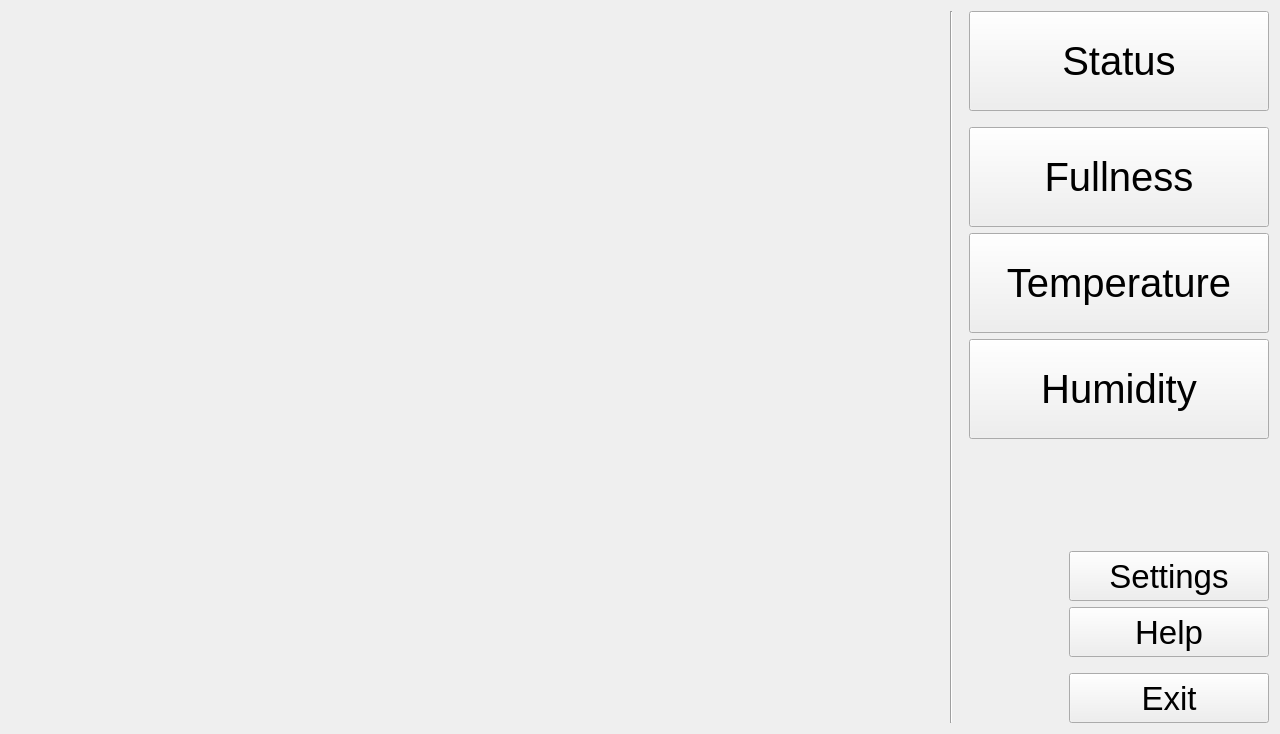
      <widget class="QWidget" name="mainScreen">
       <property name="sizePolicy">
        <sizepolicy hsizetype="Preferred" vsizetype="Preferred">
         <horstretch>0</horstretch>
         <verstretch>0</verstretch>
        </sizepolicy>
       </property>
       <layout class="QHBoxLayout" name="horizontalLayout">
        <item>
         <widget class="QWidget" name="mainScrennImageWidget" native="true">
          <property name="sizePolicy">
           <sizepolicy hsizetype="Expanding" vsizetype="Expanding">
            <horstretch>0</horstretch>
            <verstretch>0</verstretch>
           </sizepolicy>
          </property>
          <property name="minimumSize">
           <size>
            <width>907</width>
            <height>696</height>
           </size>
          </property>
          <layout class="QVBoxLayout" name="mainScreenImageVerticalLayout">
           <item alignment="Qt::AlignHCenter|Qt::AlignVCenter">
            <widget class="QLabel" name="mainScreenImageLabel">
             <property name="enabled">
              <bool>true</bool>
             </property>
             <property name="sizePolicy">
              <sizepolicy hsizetype="Expanding" vsizetype="Expanding">
               <horstretch>0</horstretch>
               <verstretch>0</verstretch>
              </sizepolicy>
             </property>
             <property name="minimumSize">
              <size>
               <width>905</width>
               <height>694</height>
              </size>
             </property>
             <property name="text">
              <string/>
             </property>
             <property name="pixmap">
              <pixmap resource="graphics.qrc">:/graphics/graphics/mainScreenImage.png</pixmap>
             </property>
             <property name="scaledContents">
              <bool>true</bool>
             </property>
             <property name="wordWrap">
              <bool>false</bool>
             </property>
            </widget>
           </item>
          </layout>
         </widget>
        </item>
        <item>
         <spacer name="horizontalSpacer_9">
          <property name="orientation">
           <enum>Qt::Horizontal</enum>
          </property>
          <property name="sizeType">
           <enum>QSizePolicy::Fixed</enum>
          </property>
          <property name="sizeHint" stdset="0">
           <size>
            <width>10</width>
            <height>20</height>
           </size>
          </property>
         </spacer>
        </item>
        <item>
         <widget class="Line" name="line_5">
          <property name="orientation">
           <enum>Qt::Vertical</enum>
          </property>
         </widget>
        </item>
        <item>
         <spacer name="horizontalSpacer">
          <property name="orientation">
           <enum>Qt::Horizontal</enum>
          </property>
          <property name="sizeType">
           <enum>QSizePolicy::Fixed</enum>
          </property>
          <property name="sizeHint" stdset="0">
           <size>
            <width>10</width>
            <height>20</height>
           </size>
          </property>
         </spacer>
        </item>
        <item>
         <layout class="QVBoxLayout" name="verticalLayout">
          <item alignment="Qt::AlignHCenter|Qt::AlignVCenter">
           <widget class="QPushButton" name="pushButtonStatus">
            <property name="sizePolicy">
             <sizepolicy hsizetype="Minimum" vsizetype="Minimum">
              <horstretch>0</horstretch>
              <verstretch>0</verstretch>
             </sizepolicy>
            </property>
            <property name="minimumSize">
             <size>
              <width>300</width>
              <height>100</height>
             </size>
            </property>
            <property name="font">
             <font>
              <pointsize>30</pointsize>
              <weight>50</weight>
              <bold>false</bold>
             </font>
            </property>
            <property name="text">
             <string>Status</string>
            </property>
           </widget>
          </item>
          <item>
           <spacer name="verticalSpacer">
            <property name="orientation">
             <enum>Qt::Vertical</enum>
            </property>
            <property name="sizeType">
             <enum>QSizePolicy::Fixed</enum>
            </property>
            <property name="sizeHint" stdset="0">
             <size>
              <width>20</width>
              <height>10</height>
             </size>
            </property>
           </spacer>
          </item>
          <item alignment="Qt::AlignHCenter|Qt::AlignVCenter">
           <widget class="QPushButton" name="pushButtonFullness">
            <property name="sizePolicy">
             <sizepolicy hsizetype="Minimum" vsizetype="Minimum">
              <horstretch>0</horstretch>
              <verstretch>0</verstretch>
             </sizepolicy>
            </property>
            <property name="minimumSize">
             <size>
              <width>300</width>
              <height>100</height>
             </size>
            </property>
            <property name="font">
             <font>
              <pointsize>30</pointsize>
              <weight>50</weight>
              <bold>false</bold>
             </font>
            </property>
            <property name="text">
             <string>Fullness</string>
            </property>
           </widget>
          </item>
          <item alignment="Qt::AlignHCenter|Qt::AlignVCenter">
           <widget class="QPushButton" name="pushButtonTemperature">
            <property name="sizePolicy">
             <sizepolicy hsizetype="Minimum" vsizetype="Minimum">
              <horstretch>0</horstretch>
              <verstretch>0</verstretch>
             </sizepolicy>
            </property>
            <property name="minimumSize">
             <size>
              <width>300</width>
              <height>100</height>
             </size>
            </property>
            <property name="font">
             <font>
              <pointsize>30</pointsize>
              <weight>50</weight>
              <bold>false</bold>
             </font>
            </property>
            <property name="text">
             <string>Temperature</string>
            </property>
           </widget>
          </item>
          <item alignment="Qt::AlignHCenter|Qt::AlignVCenter">
           <widget class="QPushButton" name="pushButtonHumidity">
            <property name="sizePolicy">
             <sizepolicy hsizetype="Minimum" vsizetype="Minimum">
              <horstretch>0</horstretch>
              <verstretch>0</verstretch>
             </sizepolicy>
            </property>
            <property name="minimumSize">
             <size>
              <width>300</width>
              <height>100</height>
             </size>
            </property>
            <property name="font">
             <font>
              <pointsize>30</pointsize>
              <weight>50</weight>
              <bold>false</bold>
             </font>
            </property>
            <property name="text">
             <string>Humidity</string>
            </property>
           </widget>
          </item>
          <item>
           <spacer name="buttonsVerticalSpacer">
            <property name="orientation">
             <enum>Qt::Vertical</enum>
            </property>
            <property name="sizeType">
             <enum>QSizePolicy::Expanding</enum>
            </property>
            <property name="sizeHint" stdset="0">
             <size>
              <width>20</width>
              <height>40</height>
             </size>
            </property>
           </spacer>
          </item>
          <item alignment="Qt::AlignRight">
           <widget class="QPushButton" name="pushButtonSettings">
            <property name="sizePolicy">
             <sizepolicy hsizetype="Minimum" vsizetype="Minimum">
              <horstretch>0</horstretch>
              <verstretch>0</verstretch>
             </sizepolicy>
            </property>
            <property name="minimumSize">
             <size>
              <width>200</width>
              <height>50</height>
             </size>
            </property>
            <property name="font">
             <font>
              <pointsize>25</pointsize>
              <weight>50</weight>
              <bold>false</bold>
             </font>
            </property>
            <property name="text">
             <string>Settings</string>
            </property>
           </widget>
          </item>
          <item alignment="Qt::AlignRight|Qt::AlignVCenter">
           <widget class="QPushButton" name="pushButtonHelp">
            <property name="sizePolicy">
             <sizepolicy hsizetype="Minimum" vsizetype="Minimum">
              <horstretch>0</horstretch>
              <verstretch>0</verstretch>
             </sizepolicy>
            </property>
            <property name="minimumSize">
             <size>
              <width>200</width>
              <height>50</height>
             </size>
            </property>
            <property name="font">
             <font>
              <pointsize>25</pointsize>
              <weight>50</weight>
              <bold>false</bold>
             </font>
            </property>
            <property name="text">
             <string>Help</string>
            </property>
           </widget>
          </item>
          <item>
           <spacer name="verticalSpacer_10">
            <property name="orientation">
             <enum>Qt::Vertical</enum>
            </property>
            <property name="sizeType">
             <enum>QSizePolicy::Fixed</enum>
            </property>
            <property name="sizeHint" stdset="0">
             <size>
              <width>20</width>
              <height>10</height>
             </size>
            </property>
           </spacer>
          </item>
          <item alignment="Qt::AlignRight|Qt::AlignVCenter">
           <widget class="QPushButton" name="pushButtonExit">
            <property name="sizePolicy">
             <sizepolicy hsizetype="Minimum" vsizetype="Minimum">
              <horstretch>0</horstretch>
              <verstretch>0</verstretch>
             </sizepolicy>
            </property>
            <property name="minimumSize">
             <size>
              <width>200</width>
              <height>50</height>
             </size>
            </property>
            <property name="font">
             <font>
              <pointsize>25</pointsize>
              <weight>50</weight>
              <bold>false</bold>
             </font>
            </property>
            <property name="text">
             <string>Exit</string>
            </property>
           </widget>
          </item>
         </layout>
        </item>
       </layout>
      </widget>
